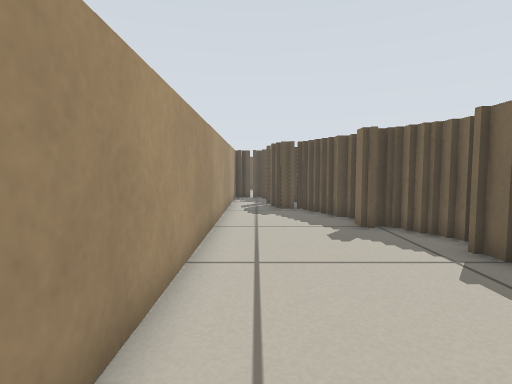
[1] (above)

14 first-person views from a walk through a robot-simulator world made for Stage. The camera is 0.46 m above the floor, tilts 4° down and sees 80° across. The lines on the ground mark 1 m squares. The floor is counted in squares, 0.25 m on a side. Each view is taken from the middle of a square. On the plan, view 1 faces up. The plan holds only what a view shows up to about 16 squares ahead; the rest is blank. The place goes on beyond the plan. The robots in the file are not drawn.

[2]
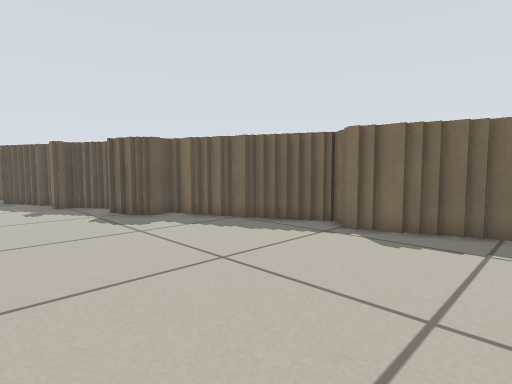

[3]
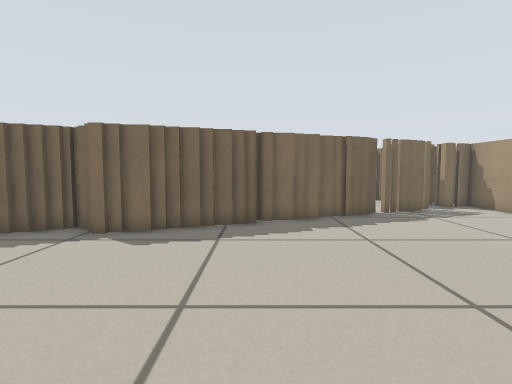

[4]
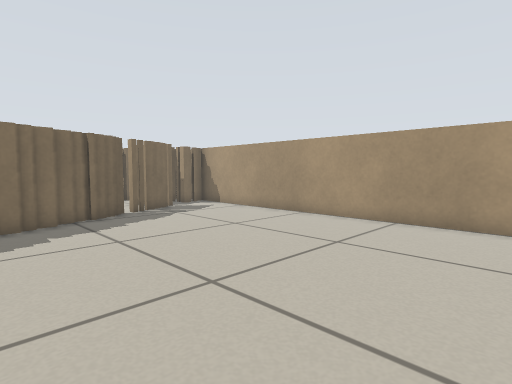

[5]
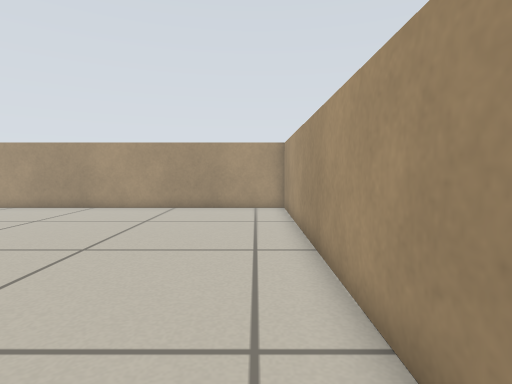

[6]
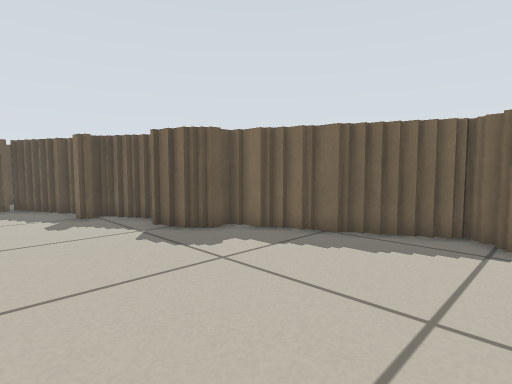

[7]
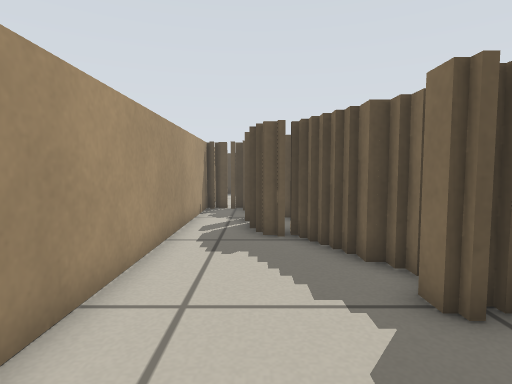

[8]
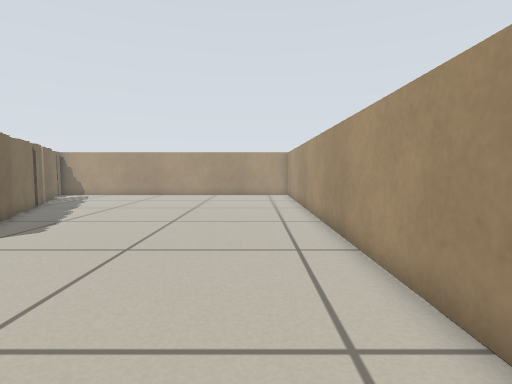

[9]
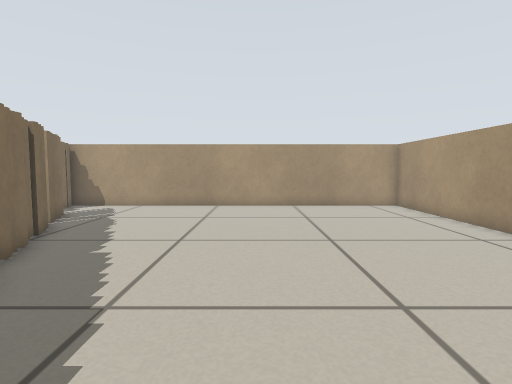

[10]
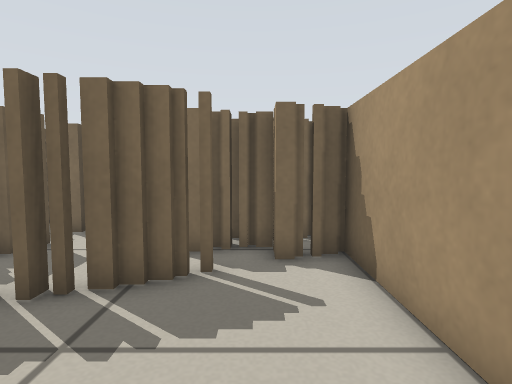

[11]
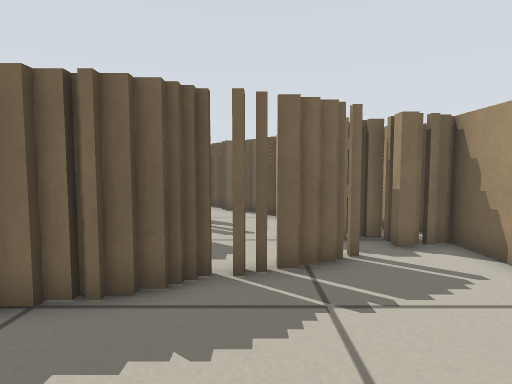

[12]
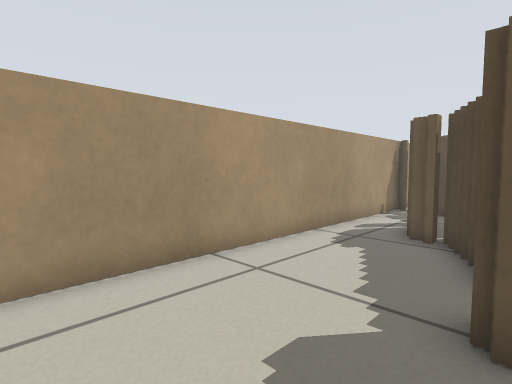

[13]
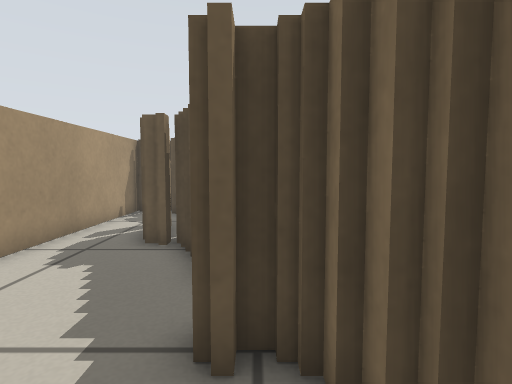

[14]
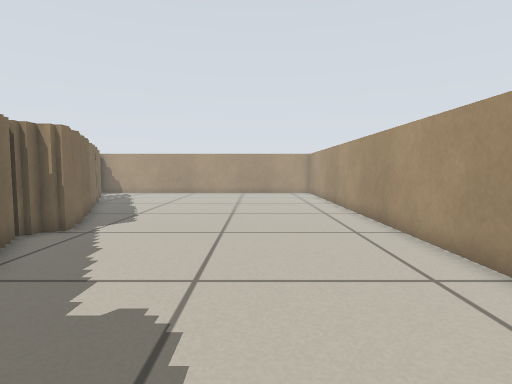

### Floor plan
Points are (right, up) in squares from view 1. A wall is a line through its corners. A room is listed if a view was taken in it or the views show most of it. See-through windows are left out.
Room 1 (views 1, 2, 3, 4, 5, 6, 7, 8, 9, 10, 11, 12, 13, 14)
walls: (9.2, -3.9) (9.2, -3); (9, -3.1) (9, -2.5); (9.4, -4.2) (9.4, -3.8); (8.8, -2.6) (8.8, -2); (9.6, -4.6) (9.6, -4.1); (9.8, -5.2) (9.8, -4.5); (10, -5.6) (10, -5.1); (9.4, -2) (9.4, -1.5); (10.2, -6.2) (10.2, -5.5); (10.4, -6.6) (10.4, -6.1); (9.4, -1.1) (9.4, -0.5); (9.2, -0.6) (9.2, -0.1); (9, -0.2) (9, 0.2); (8.8, 0.1) (8.8, 0.6); (11, -7.6) (11, -7.1); (8.6, 0.5) (8.6, 1); (8.4, 0.9) (8.4, 1.5); (11.2, -8.5) (11.2, -7.6); (8, 1.5) (8, 2.5); (11.4, -8.9) (11.4, -8.4); (7.6, 2.5) (7.6, 3.2); (11.6, -9.5) (11.6, -8.8); (7.4, 3.1) (7.4, 3.6); (12, -10.1) (12, -9.4); (7, 3.8) (7, 4.6); (12.2, -10.9) (12.2, -10); (12.4, -11.2) (12.4, -10.8); (6.8, 4.5) (6.8, 5) (6.2, 5); (6.2, 4.8) (5.8, 4.8); (12.6, -11.6) (12.6, -11.1); (5.2, 5.4) (5.2, 6); (5, 5.9) (5, 6.6); (13.6, -12.8) (13.1, -12.8); (13.6, -13.9) (13.6, -13.4); (13.8, -14.2) (13.8, -13.8); (5.4, 7.8) (5.4, 8.2); (5.2, 8.1) (5.2, 8.6); (14, -14.6) (14, -14.1); (4.8, 8.8) (4.8, 9.2); (4.6, 9.1) (4.6, 9.6); (3.4, 9.8) (3.4, 10.5); (4.2, 10) (3.8, 10); (15.2, -16.9) (15.2, -16.4) (16.2, -16.4) (16.2, -16); (3.8, 11.1) (3.8, 11.6); (15.4, -17.5) (15.4, -16.8); (3.6, 11.5) (3.6, 12) (3.2, 12) (3.2, 12.6); (3, 12.5) (3, 13); (2.8, 13) (2.8, 13.5); (2.6, 13.4) (2.6, 13.9); (2.4, 13.8) (2.4, 14.2); (2.2, 14.1) (2.2, 14.6); (1.8, 14.6) (1.1, 14.6); (-1.4, 20.5) (-1.4, -18) (15.9, -18)
ways out: gap at (1, 17); gap at (13, -12)

Positions as (right, up) in squares from view 1, and headings:
1: (0, 0), facing up
2: (0, -7), facing up-right
3: (0, -7), facing right
4: (0, -7), facing down-right
5: (0, -3), facing down
6: (0, -3), facing up-right
7: (1, 6), facing up
8: (1, 5), facing down
9: (6, -2), facing down
10: (9, -16), facing right
11: (8, -13), facing right
12: (4, 6), facing up-left
13: (4, 7), facing up
14: (3, 7), facing down
